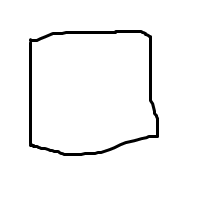
#> input picture Lab 2 - Classification Methods/images/rectangle/rec2.png, 200 x 200 px; its folder holds only this picture in this run
$ jupyter execute --allow-errors 'Lab 2 - Classification Methods - Student.ipynb'   (shell and % lines are left out)
#> lines starting #> are read from the running program, lines starting #| are printed output that depends on the picture; after the words box and inside, x2 and y2 are one past the last pixel; in counts of white or black regions, pixels touching at a corner belong together
# Classification Methods
In this lab, it is required to identify between different hand-drawn shapes; such as rectangles, circles, triangles, ellipses, polygons, etc.

We will start our first lab in this course by understanding the main pipeline of any machine learning project:

**Important Note:** **Read all the code and fill the required functions in the 'utils' notebook as you go.**

[cell 1]
#Always make all imports in the first cell of the notebook, run them all once.
import cv2
import numpy as np
import math
import glob
import matplotlib.pyplot as plt
from mpl_toolkits.mplot3d import Axes3D
from collections import Counter

# A Machine Learning (ML) project is divided into many stages:

## 1. Gathering Data (Data Acquisition):

The first real step of machine learning is gathering data. This step is very important because the **quality and quantity** of data that you gather will directly determine how good your predictive model can be.

In this lab, the data we collect will be the images of hand-drawn shapes. These hand-drawn shapes are mainly freely drawn rectangles, circles and triangles.

We define placeholders for the data as follows:
* **x_train:** This represents the images in the training set.
* **y_train:** This represents the labels of the images in the training set.

[cell 2]
x_train = []
y_train = []
shapes = ['Rectangle', 'Circle', 'Triangle']

[cell 3]
## load rectangle images
for filename in sorted(glob.glob('images/rectangle/*.png')):
    img = cv2.imread(filename) ## cv2.imread reads images in RGB format
#> img is the input picture: shape (200, 200, 3); min 0, max 255, mean 246.1
    x_train.append(img)
    y_train.append(0)

[cell 4]
## load circle images
for filename in sorted(glob.glob('images/circle/*.png')):
    img = cv2.imread(filename)
    x_train.append(img)
    y_train.append(1)

[cell 5]
## load triangle images
for filename in sorted(glob.glob('images/triangle/*.png')):
    img = cv2.imread(filename)
    x_train.append(img)
    y_train.append(2)

[cell 6]
# A good practice is to convert lists into numpy arrays. When it comes to actual machine learning algorithms,
# it is better to work with NumPy arrays.
x_train = np.asarray(x_train)
y_train = np.asarray(y_train)

print ("The size of the training set is: ", x_train.shape)
#| The size of the training set is:  (1, 200, 200, 3)

# We have 19 images of hand-drawn shapes, where each image is an RGB image of dimensions 200x200x3.
# (images, height, width, channels)

print ("The size of the labels of the training set is: ", y_train.shape)
print (y_train)

We will now visualize this dataset.

**Note: You can run the following cell multiple times to view different shapes in the dataset as well as the ground-truth value associated with this training image.**

[cell 7]
# Generate a random index from 0 to 18 inclusive.
random_index = np.random.randint(0,18)

# Plot the image.
#> (the rest of this cell did not finish here and is left out)

- - -
# 2. Data Preprocessing:

The second stage is to convert the raw data into a clean data set. In other words, whenever the data is gathered from different sources it is collected in raw format which is not feasible for the analysis. We need to prepare it to be suitable for our problem.

In this step, we will apply preprocessing to the images in **x_train** as follows:
   1. Convert RGB images to grayscale images. Use the function **cv2.cvtColor**
   2. Remove noise in images by blurring (averaging). Use the function **cv2.blur**
   3. Applying a binary threshold on the image pixels. Use the function **cv2.threshold**. The pixels having intensity less than this threshold should be considered black pixels, and white otherwise.

[cell 8]
def preprocess(img):
    # Preprocess the given image img.

    #-----------------------------------------------------------------------------------------------
    # TODO 1: Convert the image to grayscale (~1 line)
    # Hint: Check the function cv2.cvtColor in opencv.
    gray = cv2.cvtColor(img, cv2.COLOR_BGR2GRAY)
    #-----------------------------------------------------------------------------------------------

    #-----------------------------------------------------------------------------------------------
    # TODO 2: Blur the image to remove any noise in the image. (~1 line)
    # Hint: Check the function cv2.blur in opencv.
    # Hint: Pass the kernel size as an array (3, 3)
    blur = cv2.blur(gray, (3, 3))   # blur the image to remove the noise
    #-----------------------------------------------------------------------------------------------

    #-----------------------------------------------------------------------------------------------
    # TODO 3: Convert the grayscale image to a binary image. Apply a threshold between 50 and 255 on the blurred image.
    #       The pixels having values less than 50 will be considered 0, and 255 otherwise. (~1 line)
    # Hint: Check the function cv2.threshold in opencv.
    # Hint: Use the type cv2.THRESH_BINARY with the type parameter.
    # Hint: This function has two return parameters. You can ignore the first one, and the second is the binary image.
    # Example: _, thresholded_img = cv2.threshold(....)
    _, thresholded_img = cv2.threshold(blur, 50, 255, cv2.THRESH_BINARY)
    #-----------------------------------------------------------------------------------------------
    return thresholded_img

#> (a cell that did not finish here is left out)

[cell 10]
# We will apply the function you implemented for each image in the training set (x_train)
# and add the pre-processed images to a new list (x_train_preprocessed.)
x_train_preprocessed = []
#> x_train_preprocessed = []

for i in range(x_train.shape[0]):
    preprocessed_img = preprocess(x_train[i])
    x_train_preprocessed.append(preprocessed_img)
#> this loop made 1 pass
#> pass 1, in preprocess (call 2), `blur = cv2.blur(gray, (3, 3))`:
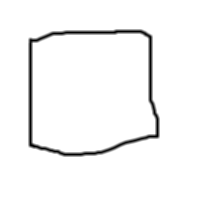
#> blur: shape (200, 200); min 0, max 255, mean 246.1
#> pass 1, in preprocess (call 2), `_, thresholded_img = cv2.threshold(blur, 50, 255, cv2.THRESH_BINARY)`:
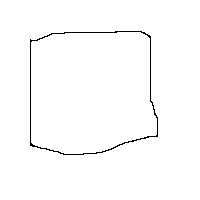
#> thresholded_img: shape (200, 200); 98.7% white; black in thin lines or dots, all inside (x1, y1, x2, y2) = (30, 31, 158, 155)
#> after the loop, x_train_preprocessed = 1 item

# Question 1: Should we do anything for y_train?
# no because they are labels and doesn't differ in preprocessing

[cell 11]
# Let's inspect what happened after preprocessing

#-----------------------------------------------------------------------------------------------
# TODO 4: Convert x_train_preprocessed into numpy array.
x_train_preprocessed = np.asarray(x_train_preprocessed)
#-----------------------------------------------------------------------------------------------

#-----------------------------------------------------------------------------------------------
# TODO 5: Print the shape of the new preprocessed training set
shape = x_train_preprocessed.shape
#> shape = (1, 200, 200)
print ("The size of the training set is: ", shape)
#| The size of the training set is:  (1, 200, 200)
#-----------------------------------------------------------------------------------------------


# Question 2: What has changed after pre-processing?
# 2D instead of 3D, binary img

[cell 12]
# Let's visualize what happened after preprocessing

# Generate a random index from 0 to 18 inclusive.
random_index = np.random.randint(0,18)

# Plot the image before preprocessing.
#> (the rest of this cell did not finish here and is left out)

[cell 13]
# We do not need the original x_train anymore. We will work on x_train_preprocessed from now on.
x_train = x_train_preprocessed

- - -
# 3. Feature Extraction:

Now that we have clean and preprocessed data, we can use it to solve our classification problem.

This step could be either:

* **Feature Engineering:** transformation of raw data into features suitable for modeling.

* **Feature Transformation:** transformation of data to improve the accuracy of the algorithm.

* **Feature Selection:** removing unnecessary features.

The process of feature extraction in our problem can have many designs:

* One design is to extract the number of black pixels compared to the number of white pixels in each image and use this feature to differentiate between different shapes. (Is this a powerful feature?) Can you think of other features?

A more powerful set of features can be obtained by computing the convex hull of these shapes, and compare the area of this convex hull with the minimum enclosing circle, minimum enclosing rectangle and minimum enclosing triangle bounding that figure.

In the example above, the ratio between the areas of the convex hull (traingular figure) to the area of the bounding triangle will be maximum, and relatively smaller for the bounding rectangle and circle respectively.

On the other hand, if the given shape was a circle, then the ratio between the areas of the shape to the bounding circle will be maximum and smaller for the bounding rectangle and triangle.

Therefore, each image will be represented with a feature vector in three dimensions **(x, y and z)** where each component represents the ratio between the area of the figure to the area of the bounding rectangle, circle and triangle respectively.

**The images in the example above can be represented as a feature vector (0.67, 0.58, 0.92)**

We will now implement all functions needed for feature extraction.

[cell 14]
def findContourArea(img):


    # This function finds the contours of a given image (img) and returns it in the variable contours
    # as well as the area of the enclosed shape.
    contours, _ = cv2.findContours(img, cv2.RETR_TREE, cv2.CHAIN_APPROX_SIMPLE)
#> contours = 3 contours; box (x1, y1, x2, y2) and area: (0, 0, 200, 200) 39601, (29, 30, 159, 156) 14464, (31, 32, 157, 154) 13500

    # Contours can be explained simply as a curve joining all the continuous points (along the boundary),
    # having same color or intensity.
    # The contours are a useful tool for shape analysis and object detection and recognition.

    # NOTE: This function will not work correctly unless you preprocess the image properly as indicated.

    # The function findContours returns an array of contours and their hierarchy,
    # Contours is a Python list of all the contours in the image. Each individual contour is a Numpy array
    # of (x,y) coordinates of boundary points of the object.
    # The list is sorted in terms of hierarchy, this means the outmost contour is in contours[0],
    # and the second outermost contour is contours[1] and so on.

    #------------------------------------------------------------------------------------------------------
    # TODO 6 : Find the contour area of the given image (img) (~1 line)
    # Hint #1: Check the function cv2.contourArea in opencv.
    # Hint #2: Think which contour should be passed as argument to the function (which contour we should calculate its area)

    contour=contours[1]
#> contour = contour of 99 points, box (x1, y1, x2, y2) (29, 30, 159, 156), area 14464
    area = cv2.contourArea(contour)
#> area = 14464.5
    #------------------------------------------------------------------------------------------------------
    return area, contours

# findContourArea(x_train[0])

[cell 15]
def findBoundingRectangleArea(img, contours):

    # This function tries to fit the minimum bounding rectangle for the given contours.
    #------------------------------------------------------------------------------------------------------
    # TODO 7 : Find the minimum bounding rectangle that can fit the given contours. (~1 line)
    # Hint : Check the function cv2.boundingRect in opencv

    contour=contours[1]
    x,y,w,h = cv2.boundingRect(contour)
    #------------------------------------------------------------------------------------------------------
    # TODO 8 : Find the area of the bounding rectangle (~1 line)

    area = w*h
#     print(x,y,w,h)

    #------------------------------------------------------------------------------------------------------

    bounding_rectangle = cv2.rectangle(cv2.cvtColor(img, cv2.COLOR_GRAY2RGB), (x, y), (x + w, y + h), (0, 255, 0), 2)
    return area, bounding_rectangle

# findBoundingRectangleArea(x_train[0], findContourArea(x_train[0])[1])

[cell 16]
def findBoundingCircleArea(img, contours):

    # This function tries to fit the minimum bounding circle for the given contours.
    # ------------------------------------------------------------------------------------------------------
    # TODO 9 : Find the minimum enclosing circle that can fit the given contours. (~1 line)
    # Hint : Check the function cv2.minEnclosingCircle in opencv
    # Hint: the radius and the center returned from the minEnclosingCircle should be cast to integer

    contour=contours[1]
    center, radius = cv2.minEnclosingCircle(contour)

    center =(int(center[0]), int(center[1]))
    radius =int(radius)
    # ------------------------------------------------------------------------------------------------------

    # ------------------------------------------------------------------------------------------------------
    # TODO 10 : Find the area of the bounding rectangle (~1 line)

    area = math.pi* (int( radius)**2)

    # ------------------------------------------------------------------------------------------------------

    bounding_circle = cv2.circle(cv2.cvtColor(img, cv2.COLOR_GRAY2RGB), center, radius, (0, 255, 0), 2)
    return area, bounding_circle

[cell 17]
def findBoundingTriangleArea(img, contours):
    # This function tries to fit the minimum bounding triangle for the given contours.

    # ------------------------------------------------------------------------------------------------------
    # TODO 11 : Find the minimum enclosing triangle that can fit the given contours (~ 1 line)
    # Hint : Check the function cv2.minEnclosingTriangle in opencv and place its output in the variable x

    contour=contours[1]
    x = cv2.minEnclosingTriangle(contour)
#> x = (25279.9, [[29, -38], [29, 174.2], [267.2, 104.9]])
    # ------------------------------------------------------------------------------------------------------

    area = x[0]
#> area = 25279.9

    bounding_triangle = cv2.polylines(cv2.cvtColor(img, cv2.COLOR_GRAY2RGB), np.int32([x[1]]), True, (0, 255, 0), 2)
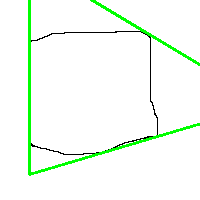
#> bounding_triangle: shape (200, 200, 3); mean B, G, R 243.7, 252.6, 243.7
    return area, bounding_triangle

findBoundingTriangleArea(x_train[0], findContourArea(x_train[0])[1])

$ run again, on Lab 2 - Classification Methods/images/rectangle/rec7.png
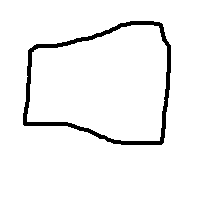
#> input picture Lab 2 - Classification Methods/images/rectangle/rec7.png, 200 x 200 px
#> img is the input picture: shape (200, 200, 3); 95.3% white; 1 black region, box (x1, y1, x2, y2) and area: (23, 21, 171, 145) 1897
#| The size of the training set is:  (1, 200, 200, 3)
#> `x_train_preprocessed = []`: x_train_preprocessed = []
#> after the loop `for i in range(x_train.shape[0]):`: x_train_preprocessed = 1 item
#| The size of the training set is:  (1, 200, 200)
#> in findContourArea, `contours, _ = cv2.findContours(img, cv2.RETR_TREE, cv2.CHAIN_APPROX_SI..`: contours = 3 contours; box (x1, y1, x2, y2) and area: (0, 0, 200, 200) 39601, (23, 21, 171, 145) 14388, (26, 24, 168, 142) 12946
#> in findContourArea, `contour=contours[1]`: contour = contour of 126 points, box (x1, y1, x2, y2) (23, 21, 171, 145), area 14388
#> in findContourArea, `area = cv2.contourArea(contour)`: area = 14388
#> in findBoundingTriangleArea, `x = cv2.minEnclosingTriangle(contour)`: x = (22358.4, [[-98, 100.3], [170, 154.5], [170, -12.33]])
#> in findBoundingTriangleArea, `area = x[0]`: area = 22358.4
